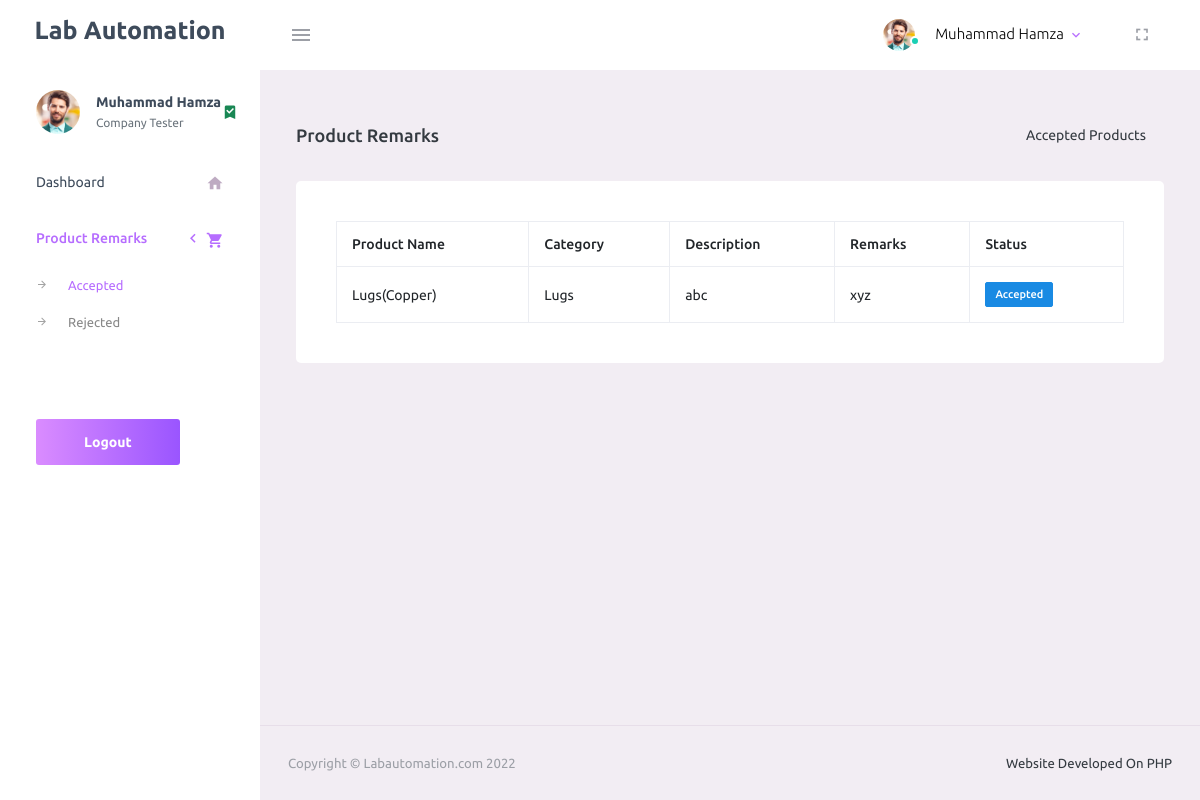
Page /CompanyLayout/viewremarks.php (signed in) on the committed database.
### tables this page shows
CREATE TABLE `companytesting` (
  `cplrId` int(11) NOT NULL,
  `u_id` int(11) NOT NULL,
  `prodId` int(11) NOT NULL,
  `Remarks` varchar(225) NOT NULL,
  `Result` varchar(225) NOT NULL
);

CREATE TABLE `manufactureproducts` (
  `ProdId` int(11) NOT NULL,
  `Prodname` varchar(225) NOT NULL,
  `Price` decimal(10,2) NOT NULL,
  `description` varchar(225) NOT NULL,
  `category` varchar(50) NOT NULL,
  `Image` varchar(500) NOT NULL,
  `Status` varchar(225) NOT NULL DEFAULT 'pending'
);

### CompanyLayout/viewremarks.php (the view)
<?php include 'header.php';?>
<?php include '../confiq/connection.php';?>
<?php
    $query = "select p.Prodname, p.category, p.description, l.Remarks, l.Result from manufactureproducts p
    inner join companytesting l on p.ProdId = l.prodId where l.Result = 'Approved'";
    $res = mysqli_query($con,$query)or die("Incorrect Query!!");
    $rows = mysqli_num_rows($res);
?>
<div class="main-panel">
          <div class="content-wrapper">
            <div class="page-header">
              <h3 class="page-title"> Product Remarks </h3>
              <nav aria-label="breadcrumb">
                <ol class="breadcrumb">
                  <li class="breadcrumb-item">Accepted Products</li>
                </ol>
              </nav>
            </div>
            <div class="row">
              <div class="col-lg-12 grid-margin stretch-card">
                <div class="card">
                  <div class="card-body">
                    <?php
                    if($rows>0) {?>
                    <table class="table table-bordered">
                      <thead>
                        <tr>
                          <th>Product Name</th>
                          <th>Category</th>
                          <th>Description</th>
                          <th>Remarks</th>
                          <th>Status</th>
                        </tr>
                      </thead>
                      <tbody>
                      <?php
                      while($data = mysqli_fetch_assoc($res)){
                      echo '<tr>';
                      ?>
                          <td><?= @$data['Prodname'] ?></td>
                          <td><?= @$data['category'] ?></td>
                          <td><?= @$data['description'] ?></td>
                          <td><?= @$data['Remarks'] ?></td>
                          <td>
                            <?php
                            if(@$data['Result'] == 'Approved')
                            {
                              echo '<label class="badge badge-info">Accepted</label>';
                           }
                           else{
                            echo '<label class="badge badge-danger">Rejected</label>';
                           }
                            ?>
                          </td>
                        <?php echo '</tr>'; }?>
                      </tbody>
                    </table>
                    <?php
                    }
                     ?>
                  </div>
                </div>
              </div>
            </div>
          </div>
      <?php include 'footer.php';?>

### rows in the picture
companytesting: prodId.Prodname "Lugs(Copper)", prodId.category "Lugs", prodId.description "abc", Remarks "xyz", Result "Accepted"

### other values in the picture
$_SESSION['db_Name'] "Muhammad Hamza"
